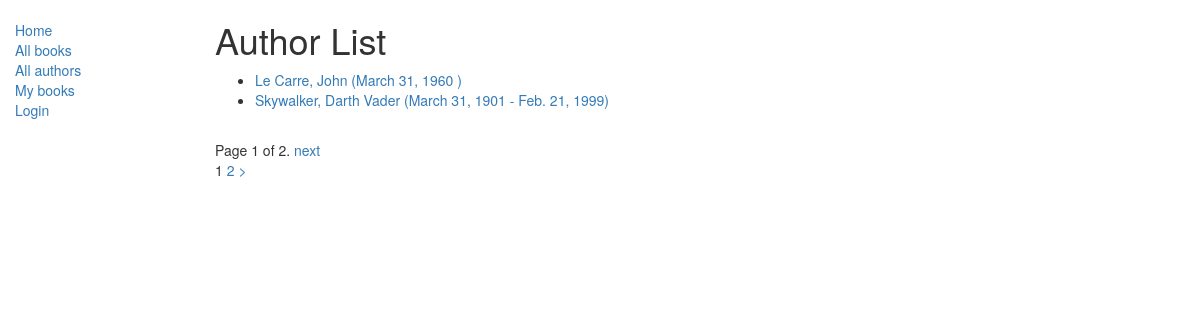
Screenshot of /catalog/authors/ with the database file from the repository.
### catalog/models.py (models this page shows)
class Author(models.Model):
    first_name = models.CharField(max_length=100)
    last_name = models.CharField(max_length=100)
    date_of_birth = models.DateField(null=True, blank=True)
    date_of_death = models.DateField('Died', null=True, blank=True)
    def get_absolute_url(self):
            return reverse('author-detail', args=[str(self.id)])
    def __str__(self):
            return '%s, %s' % (self.last_name, self.first_name)

### catalog/views.py (the view)
class AuthorListView(generic.ListView):
    model = Author
    paginate_by = 2

### catalog/templates/catalog/author_list.html
{% extends "catalog/base_generic.html" %}
{% block content %}
    <h1>Author List</h1>
  {% if author_list %}
  <ul>
    {% for author in author_list %}
    <li>
      <a href=" {{ author.get_absolute_url }}">
        {{ author }} ({{ author.date_of_birth }}
        {% if author.date_of_death is not None %}
            - {{ author.date_of_death }}{% endif %})
      </a>
    </li>
    {% endfor %}
  </ul>
  {% else %}
    <p>There are no authors.</p>
  {% endif %}
{% endblock %}

### rows the page displays
Author: last_name+first_name "Le Carre, John", date_of_birth "March 31, 1960"
Author: last_name+first_name "Skywalker, Darth Vader", date_of_birth "March 31, 1901", date_of_death "Feb. 21, 1999"

### other values shown
{{ page_obj.number }} "1"
{{ page_obj.paginator.num_pages }} "2"
{{ page }} "1"
{{ page }} "2"
